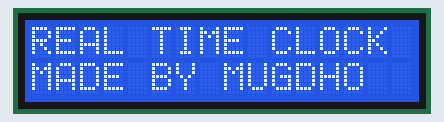
Simulated run of this sketch. Board: Arduino Uno, built with avr-gcc and run on an emulated ATmega328P. Parts: 16×2 character LCD. The local clock reads 2024-03-15 10:24:30 at power-on unless the sketch sets it.

Above: at 0.1 s.
At 2.2 s:
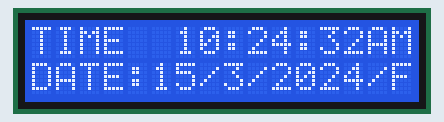
At 10.5 s:
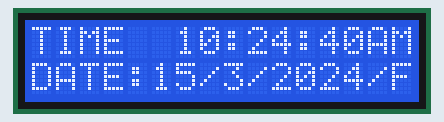
At 19.9 s:
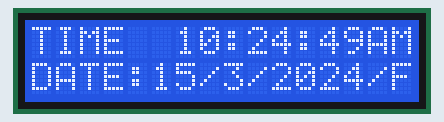
At 29.2 s:
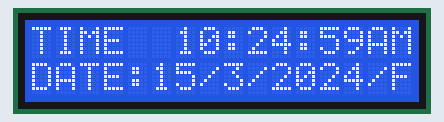
At 38.6 s:
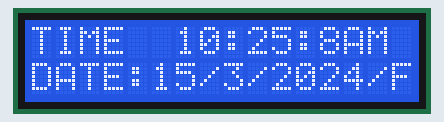

The sketch:

12_hour_clock.ino
```cpp
//Digital 12 Hour Clock with DS1307
#include <Wire.h>
#include"RTClib.h"
#include <LiquidCrystal_I2C.h>
//LiquidCrystal_I2C lcd(0x27, 2, 1, 0, 4, 5, 6, 7, 3, POSITIVE);
LiquidCrystal_I2C lcd(0x27,16,2);
RTC_DS1307 RTC;

int hr_24, hr_12;
int HOUR, MINUT, SECOND;
char daysOfTheWeek[7][12] = {"Sunday", "Monday", "Tuesday", "Wednesday", "Thursday", "Friday", "Saturday"};
void setup()
{
  Wire.begin();
  RTC.begin();
  Serial.begin(9600);
  lcd.begin(16, 2);

  lcd.setCursor(0, 0);
  lcd.print("REAL TIME CLOCK");
  lcd.setCursor(0, 1);
  lcd.print("MADE BY MUGDHO");
  delay(2000);
  if (! RTC.isrunning()) {
    Serial.println("RTC is NOT running!");
    // following line sets the RTC to the date & time this sketch was compiled
    RTC.adjust(DateTime(__DATE__, __TIME__));
  }
}
  void loop()
  {

    DateTime now = RTC.now();
    hr_24 = now.hour();
    if(hr_24==0)
    {
      hr_12 = 12;
    }
    else
    {
      hr_12 = hr_24%12;
    }

    lcd.clear();
    lcd.setCursor(0, 0);
    lcd.print("TIME");
    lcd.setCursor(6, 0);
    lcd.print(HOUR = hr_12, DEC);
    lcd.print(":");
    lcd.print(MINUT = now.minute(), DEC);
    lcd.print(":");
    lcd.print(SECOND = now.second(), DEC);
    if(hr_24<12)
    {
      lcd.print("AM");
    }
    else{
      lcd.print("PM");
    }
    lcd.setCursor(0, 1);
    lcd.print("DATE:");
    lcd.print(now.day(), DEC);
    lcd.print("/");
    lcd.print(now.month(), DEC);
    lcd.print("/");
    lcd.print(now.year(), DEC);
    lcd.print("/");
    lcd.print(daysOfTheWeek[now.dayOfTheWeek()]);
    delay(1000);
  }
```

Measured:
- what the display in image 1 shows lasts 1.1 s, from 2.1 s to 3.2 s
